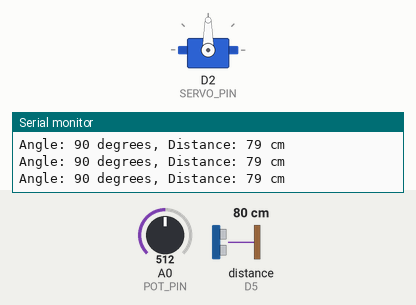
Simulated run of this program. Board: ESP8266 (Wemos D1 mini). Shown: servo, the last lines printed to the serial monitor. Wiring (inferred from the names in the program): ultrasonic range finder: trigger D0; echo D5. Inputs (shaded band) come from the test bench; at power-on: A0 (POT_PIN) = 512, distance to the obstacle (sensor on D5) 80 cm. The echo pulse lasts 58.3 µs per cm.

Above: at 1.2 s.
1.3 s: A0 (POT_PIN) set to 716
At 2.5 s:
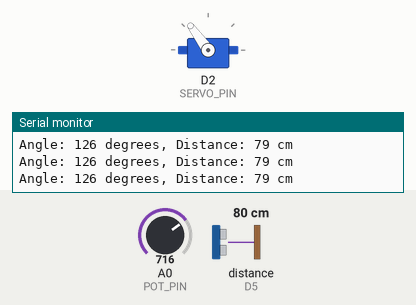
2.8 s: A0 (POT_PIN) set to 900
At 4.0 s:
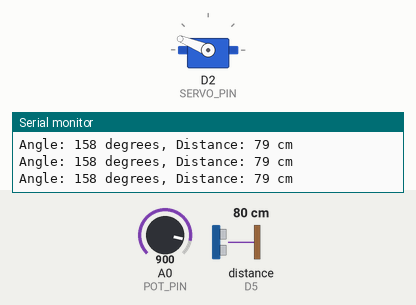
4.3 s: A0 (POT_PIN) set to 1023
At 5.5 s:
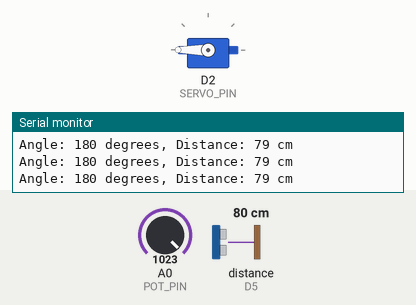
5.8 s: A0 (POT_PIN) set to 306
At 7.0 s:
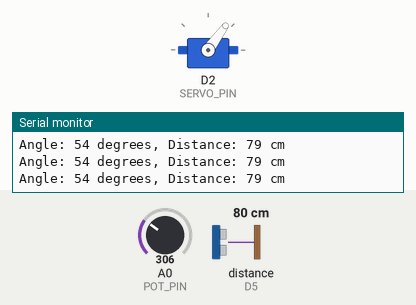
7.3 s: A0 (POT_PIN) set to 122
At 8.5 s:
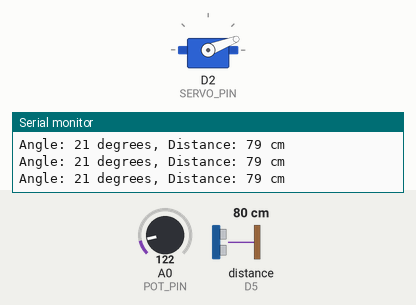
8.8 s: A0 (POT_PIN) set to 511
At 10.3 s:
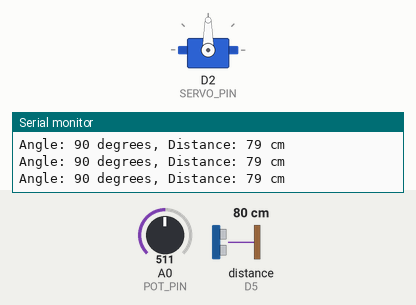
Timing chart, 0 to 11.3 s (numbered marks = the images above; inputs shaded):
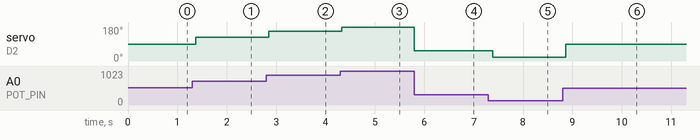

The program:

main.cpp
```cpp
// (licence header left out)
#include <Arduino.h>
#include <Servo.h>


#define TRIG_PIN D0
#define ECHO_PIN D5
#define POT_PIN A0
#define SERVO_PIN D2


Servo myServo;
const float speedOfSound = 0.0343f; // In centimeter/second


void sendSoundPulse() {
  // Trigger the ultrasonic sensor to send a pulse
  digitalWrite(TRIG_PIN, LOW);
  delayMicroseconds(2);
  digitalWrite(TRIG_PIN, HIGH);
  delayMicroseconds(10);
  digitalWrite(TRIG_PIN, LOW);
}


long measureDistance() {
  sendSoundPulse();

  long duration = pulseIn(ECHO_PIN, HIGH);
  float distance = (float(duration) * speedOfSound) / 2.0f;

  return distance;
}


void setup() {
  Serial.begin(9600);

  pinMode(TRIG_PIN, OUTPUT);
  pinMode(ECHO_PIN, INPUT);

  myServo.attach(SERVO_PIN);
}


void loop() {
  int potValue = analogRead(POT_PIN);

  int angle = map(potValue, 0, 1023, 0, 180);
  myServo.write(angle);

  long distance = measureDistance();

  Serial.print("Angle: ");
  Serial.print(angle);
  Serial.print(" degrees, Distance: ");
  Serial.print(distance);
  Serial.println(" cm");

  delay(100); // Small delay for smoother output
}
```

Measured:
- after the input at 1.3 s, servo on D2 (SERVO_PIN): 90° → 126° after 0.07 s
- after the input at 2.8 s, servo on D2 (SERVO_PIN): 126° → 158° after 0.05 s
- after the input at 4.3 s, servo on D2 (SERVO_PIN): 158° → 180° at once
- after the input at 5.8 s, servo on D2 (SERVO_PIN): 180° → 54° at once
- after the input at 7.3 s, servo on D2 (SERVO_PIN): 54° → 21° after 0.08 s
- after the input at 8.8 s, servo on D2 (SERVO_PIN): 21° → 90° after 0.06 s
